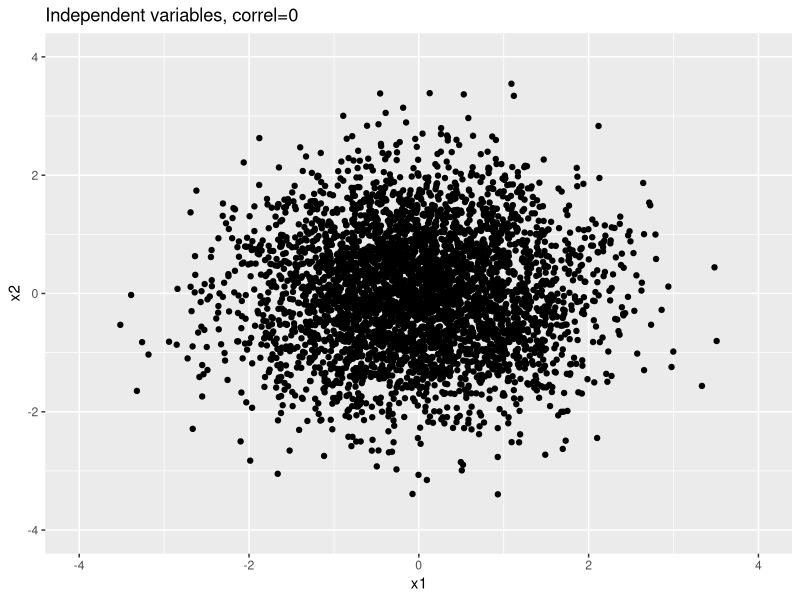
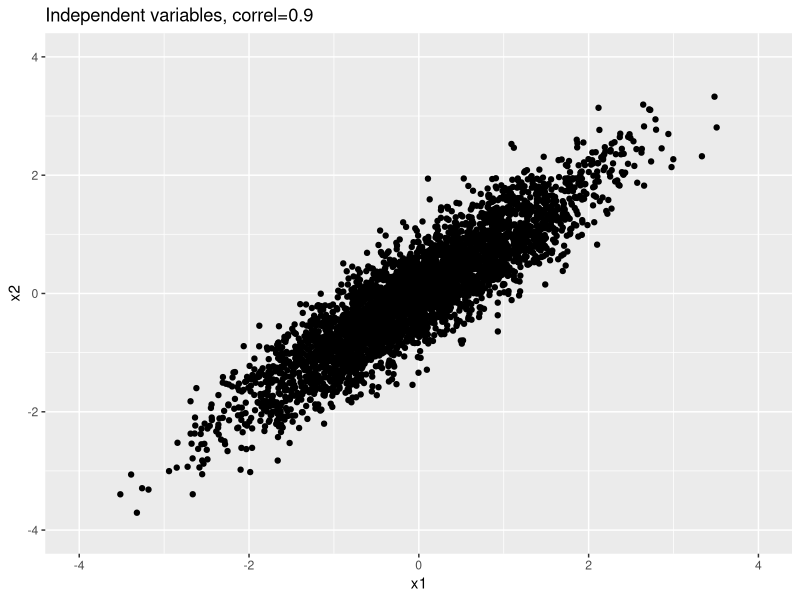
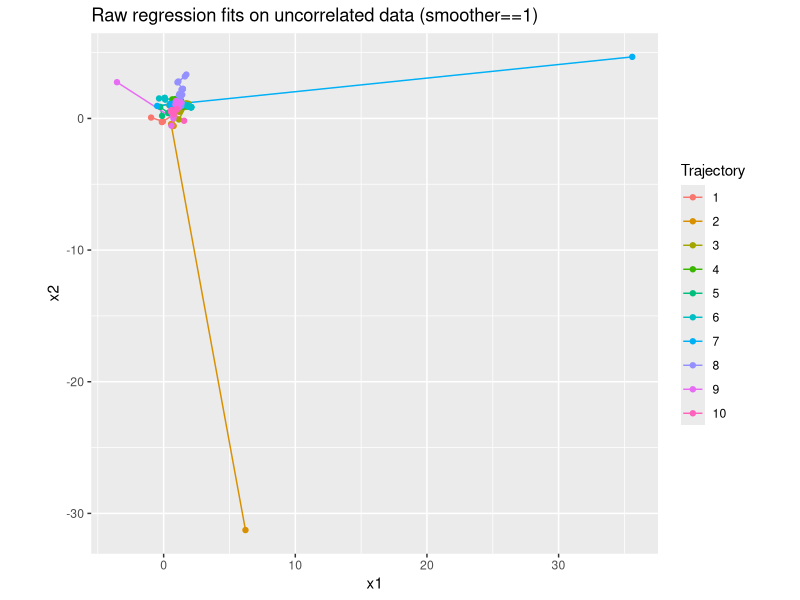
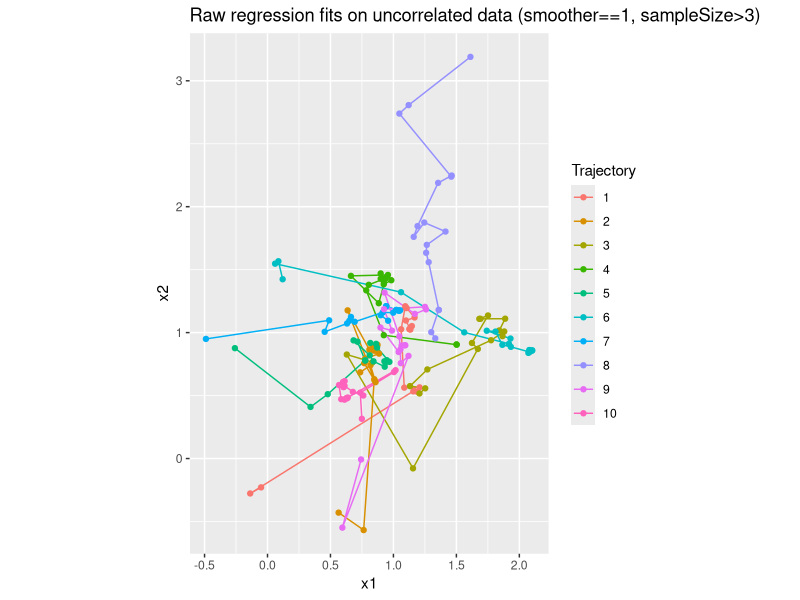
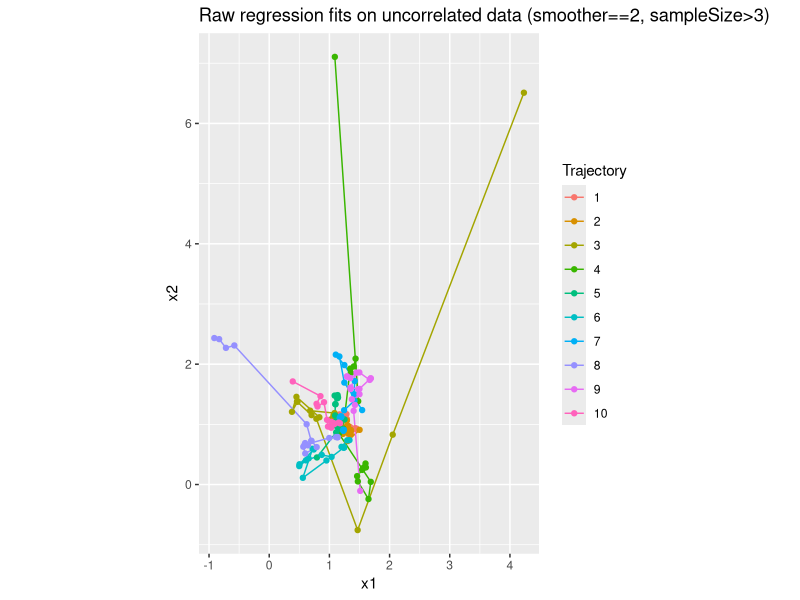
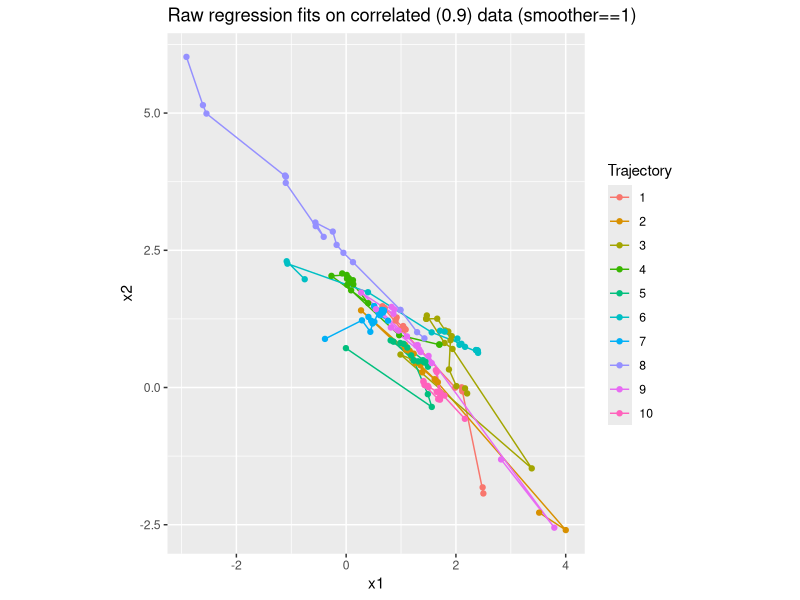
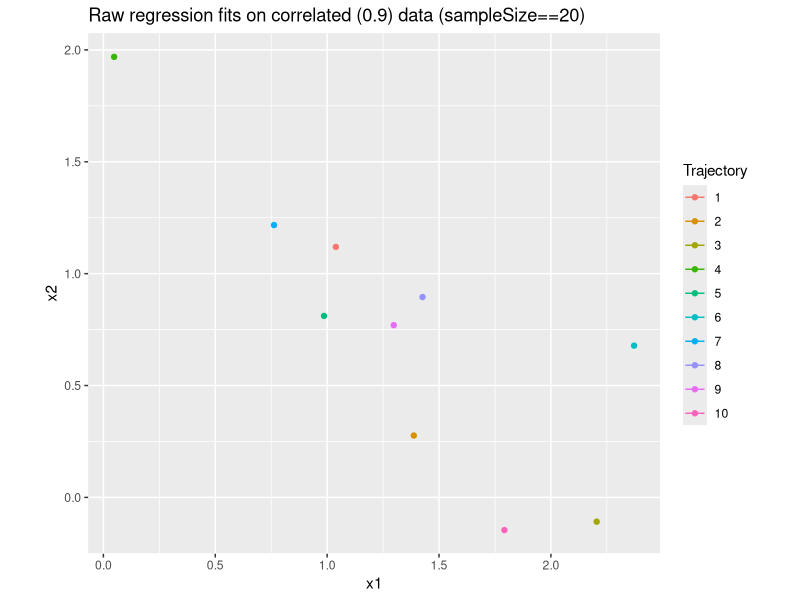

Source code (R) for these figures, in order:
## ---- chunk 1
maxSampleSize <- 50
maxNumTrajectories <- 10
maxNumSmoothersPerTrajectory <- 8
## ---- chunk 2
n <- maxSampleSize * maxNumTrajectories * maxNumSmoothersPerTrajectory
## ---- chunk 3
set.seed(1233)
X_base <- matrix(rnorm(2*n), n, 2)
colnames(X_base) <- c("x1", "x2")
Y_noise <- c(rnorm(n))
#colnames(Y_noise) <- c("y_noise")
# install.packages("ggplot2") # if never downloaded before
library(ggplot2)
#
ggplot(as.data.frame(X_base), aes(x1,x2))+geom_point()+labs(title="Independent variables, correl=0")+xlim(-4,4)+ylim(-4,4)
## ---- chunk 4
sigma <- matrix(c(1, 0.9, 0.9, 1), 2, 2) 
## ---- chunk 5
transform <- function(sigma, X) {
  M <- chol(sigma)
  newX <- X %*% M
  colnames(newX) <- colnames(X)
  return (newX)
}
## ---- chunk 6
X_correl_9 <- transform(sigma, X_base)
ggplot(as.data.frame(X_correl_9), aes(x1,x2))+geom_point()+labs(title="Independent variables, correl=0.9")+xlim(-4,4)+ylim(-4,4)
## ---- chunk 7
b0 <- 0; b1 <- 1; b2 <- 1
## ---- chunk 8
gen2dLinearY <- function(X, noise, b0=0, b1=1, b2=1) {
 new <- cbind(b0 +b1*X[,1] +b2*X[,2]+Y_noise, X[,1], X[,2])
 colnames(new) <- c("y", colnames(X)) # TODO: remove hard coding
 return(new)
}
## ---- chunk 9
Xmatrix <- gen2dLinearY(X_base, Y_noise)
## ---- chunk 10
calcStartRow <- function(trajIndex, smootherIndex, numSmoothersPerTrajectory, maxSampleSize) {
  (trajIndex-1)*numSmoothersPerTrajectory*maxSampleSize + (smootherIndex-1)*maxSampleSize + 1
}
fitRegDataFrame <- function (fittingData, formula, numTrajectories, numSmoothersPerTrajectory, minSampleSize, maxSampleSize, verbose=FALSE) {
   regData <- data.frame()
   for (trajIndex in 1:numTrajectories ) {
       for (smootherIndex in 1:numSmoothersPerTrajectory) {
      startRow <- calcStartRow(trajIndex, smootherIndex, numSmoothersPerTrajectory, maxSampleSize)
      for (sampleDataIndex in minSampleSize:maxSampleSize) {
                 if (verbose) {
                    cat("using rows ", startRow, " to ", (startRow+sampleDataIndex-1), "\n" )
                 }
             reg <-  lm(formula, data = fittingData[startRow:(startRow+sampleDataIndex-1),])
             regData <- rbind( regData, cbind( trajectoryIndex=trajIndex, smootherIndex=smootherIndex, sampleSize=sampleDataIndex, t(coef(reg)) ) )
      }
  }
}
return( regData )
}
## ---- chunk 11
fitFormula <- as.formula("y ~ x1 + x2")
myRegData <- fitRegDataFrame(as.data.frame(Xmatrix), fitFormula, maxNumTrajectories, maxNumSmoothersPerTrajectory, 3, 20, verbose=FALSE)
## ---- chunk 12
# install.packages("ggplot2") # if never downloaded before
library(ggplot2)
#
myRegDataToPlot <- subset(myRegData, smootherIndex==1)
ggplot(myRegDataToPlot, aes(x1, x2, color=as.factor(trajectoryIndex)))+geom_path()+geom_point()+coord_fixed()+labs(color="Trajectory")+labs(title="Raw regression fits on uncorrelated data (smoother==1)")#+xlim(-4,4)+ylim(-4,4)
# TODO: Title = typeOfFit + " on " + dataDesc
## ---- chunk 13
myRegDataToPlot <- subset(myRegData, smootherIndex==1 & sampleSize > 3)
ggplot(myRegDataToPlot, aes(x1, x2, color=as.factor(trajectoryIndex)))+geom_path()+geom_point()+coord_fixed()+labs(color="Trajectory")+labs(title="Raw regression fits on uncorrelated data (smoother==1, sampleSize>3)")#+xlim(-4,4)+ylim(-4,4)
## ---- chunk 14
myRegDataToPlot <- subset(myRegData, smootherIndex==2 & sampleSize > 3)
ggplot(myRegDataToPlot, aes(x1, x2, color=as.factor(trajectoryIndex)))+geom_path()+geom_point()+coord_fixed()+labs(color="Trajectory")+labs(title="Raw regression fits on uncorrelated data (smoother==2, sampleSize>3)")#+xlim(-4,4)+ylim(-4,4)
## ---- chunk 15
sigma <- matrix(c(1, 0.9, 0.9, 1), 2, 2) # repeated as a reminder of how we got the data
X_correl_9 <- transform(sigma, X_base)   # repeated as a reminder of how we got the data
Xmatrix <- gen2dLinearY(X_correl_9, Y_noise)
fitFormula <- as.formula("y ~ x1 + x2")
myRegData <- fitRegDataFrame(as.data.frame(Xmatrix), fitFormula, maxNumTrajectories, maxNumSmoothersPerTrajectory, 3, 20, verbose=FALSE)
myRegDataToPlot <- subset(myRegData, smootherIndex==1  & sampleSize > 3)
ggplot(myRegDataToPlot, aes(x1, x2, color=as.factor(trajectoryIndex)))+geom_path()+geom_point()+coord_fixed()+labs(color="Trajectory")+labs(title="Raw regression fits on correlated (0.9) data (smoother==1)")#+xlim(-2,4)+ylim(-4,4)
## ---- chunk 16
endingFit <- subset(myRegData, smootherIndex==1  & sampleSize==20)
ggplot(endingFit, aes(x1, x2, color=as.factor(trajectoryIndex)))+geom_path()+geom_point()+coord_fixed()+labs(color="Trajectory")+labs(title="Raw regression fits on correlated (0.9) data (sampleSize==20)")
